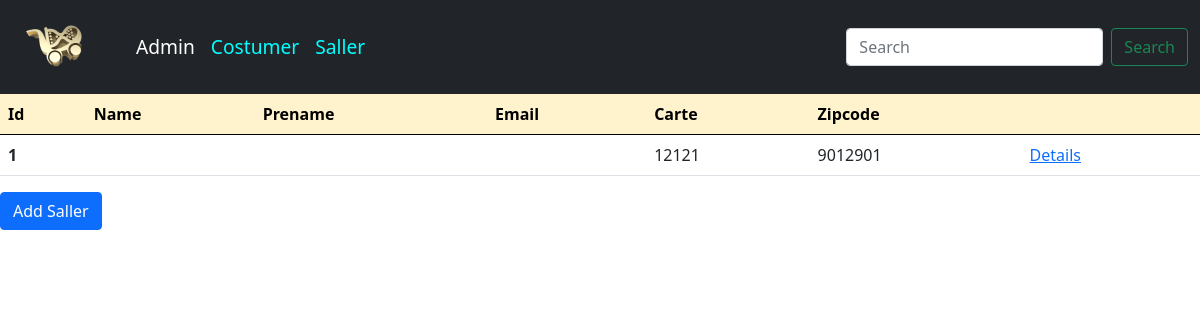
The page /managment/Saller/ on the database its author committed.
### main/models.py (models this page shows, shortened)
class Saller(models.Model):
    user = models.OneToOneField(User, on_delete=models.CASCADE, related_name='saller_profile')
    carte = models.CharField(('carte'), max_length=50)
    zipcode = models.CharField(('zipcode'), max_length=50)
    is_saller = models.BooleanField(default=True)

### main/views.py (the view)
# urls.py: path('managment/<str:a>/', managment, name='managment'),
def managment(request,a):
    sallers=Saller.objects.all()
    product=Product.objects.all()
    costumer=Costumer.objects.all()
    context={'sallers':sallers,'product':product,'costumer':costumer}
    return render(request, f'{a}_managment.html', context)

### main/templates/Saller_managment.html
{% extends 'main.html' %}
{% block content %}
<table class="table table-hover">
    <thead class="table-warning">
      <tr>
        <th scope="col">Id</th>
        <th scope="col">Name</th>
        <th scope="col">Prename</th>
        <th scope="col">Email</th>
        <th scope="col">Carte</th>
        <th scope="col">Zipcode</th>
        <th scope="col"></th>
      </tr>
    </thead>
    <tbody>
        {% if sallers %}
        {% for cs in sallers  %}
      <tr>
        <th scope="row">{{ cs.id }}</th>
        <td>{{ cs.name }}</td>
        <td>{{ cs.prename }}</td>
        <td>{{ cs.email }}</td>
        <td>{{ cs.carte }}</td>
        <td>{{ cs.zipcode }}</td>
        <td><a href="{% url 'details' 'Saller'  cs.id %}">Details </a></td>
      </tr>
      {% endfor %}
      {% endif %}
    </tbody>
  </table>
  <a href="{% url 'add_s' %}" class="btn btn-primary">Add Saller</a>
{% endblock content %}

### main/static/css/style.css (style rules this page uses)
* { margin: 0; padding: 0; box-sizing: border-box; }
body { min-height: 100vh; background: #1c1c1c; }

### rows shown on the page
Saller: id "1", carte "12121", zipcode "9012901"
